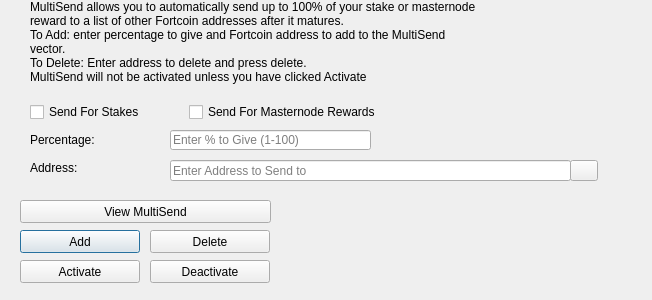
<?xml version="1.0" encoding="UTF-8"?>
<ui version="4.0">
 <class>MultiSendDialog</class>
 <widget class="QDialog" name="MultiSendDialog">
  <property name="windowModality">
   <enum>Qt::NonModal</enum>
  </property>
  <property name="geometry">
   <rect>
    <x>0</x>
    <y>0</y>
    <width>652</width>
    <height>300</height>
   </rect>
  </property>
  <property name="windowTitle">
   <string>MultiSend</string>
  </property>
  <widget class="QLineEdit" name="multiSendPercentEdit">
   <property name="geometry">
    <rect>
     <x>170</x>
     <y>130</y>
     <width>201</width>
     <height>20</height>
    </rect>
   </property>
   <property name="toolTip">
    <string>Enter whole numbers 1 - 100</string>
   </property>
   <property name="placeholderText">
    <string>Enter % to Give (1-100)</string>
   </property>
  </widget>
  <widget class="QLineEdit" name="multiSendAddressEdit">
   <property name="geometry">
    <rect>
     <x>170</x>
     <y>160</y>
     <width>401</width>
     <height>21</height>
    </rect>
   </property>
   <property name="toolTip">
    <string/>
   </property>
   <property name="placeholderText">
    <string>Enter Address to Send to</string>
   </property>
  </widget>
  <widget class="QLabel" name="label_2">
   <property name="geometry">
    <rect>
     <x>30</x>
     <y>0</y>
     <width>451</width>
     <height>121</height>
    </rect>
   </property>
   <property name="lineWidth">
    <number>1</number>
   </property>
   <property name="text">
    <string>MultiSend allows you to automatically send up to 100% of your stake or masternode reward to a list of other Fortcoin addresses after it matures.
To Add: enter percentage to give and Fortcoin address to add to the MultiSend vector.
To Delete: Enter address to delete and press delete.
MultiSend will not be activated unless you have clicked Activate</string>
   </property>
   <property name="alignment">
    <set>Qt::AlignLeading|Qt::AlignLeft|Qt::AlignTop</set>
   </property>
   <property name="wordWrap">
    <bool>true</bool>
   </property>
  </widget>
  <widget class="QLabel" name="message">
   <property name="geometry">
    <rect>
     <x>290</x>
     <y>200</y>
     <width>351</width>
     <height>91</height>
    </rect>
   </property>
   <property name="text">
    <string/>
   </property>
  </widget>
  <widget class="QPushButton" name="addButton">
   <property name="geometry">
    <rect>
     <x>20</x>
     <y>230</y>
     <width>120</width>
     <height>23</height>
    </rect>
   </property>
   <property name="toolTip">
    <string/>
   </property>
   <property name="statusTip">
    <string>Add to MultiSend Vector</string>
   </property>
   <property name="text">
    <string>Add</string>
   </property>
  </widget>
  <widget class="QPushButton" name="disableButton">
   <property name="geometry">
    <rect>
     <x>150</x>
     <y>260</y>
     <width>120</width>
     <height>23</height>
    </rect>
   </property>
   <property name="statusTip">
    <string>Deactivate MultiSend</string>
   </property>
   <property name="text">
    <string>Deactivate</string>
   </property>
  </widget>
  <widget class="QPushButton" name="addressBookButton">
   <property name="geometry">
    <rect>
     <x>570</x>
     <y>160</y>
     <width>28</width>
     <height>21</height>
    </rect>
   </property>
   <property name="toolTip">
    <string>Choose an address from the address book</string>
   </property>
   <property name="text">
    <string/>
   </property>
   <property name="icon">
    <iconset resource="../fortcoin.qrc">
     <normaloff>:/icons/address-book</normaloff>:/icons/address-book</iconset>
   </property>
   <property name="shortcut">
    <string>Alt+A</string>
   </property>
   <property name="autoDefault">
    <bool>false</bool>
   </property>
  </widget>
  <widget class="QLabel" name="label">
   <property name="geometry">
    <rect>
     <x>30</x>
     <y>130</y>
     <width>121</width>
     <height>20</height>
    </rect>
   </property>
   <property name="toolTip">
    <string>Percentage of stake to send</string>
   </property>
   <property name="text">
    <string>Percentage:</string>
   </property>
  </widget>
  <widget class="QLabel" name="label_5">
   <property name="geometry">
    <rect>
     <x>30</x>
     <y>160</y>
     <width>111</width>
     <height>16</height>
    </rect>
   </property>
   <property name="toolTip">
    <string>Address to send portion of stake to</string>
   </property>
   <property name="text">
    <string>Address:</string>
   </property>
  </widget>
  <widget class="QPushButton" name="deleteButton">
   <property name="geometry">
    <rect>
     <x>150</x>
     <y>230</y>
     <width>120</width>
     <height>23</height>
    </rect>
   </property>
   <property name="toolTip">
    <string/>
   </property>
   <property name="statusTip">
    <string>Delete Address From MultiSend Vector</string>
   </property>
   <property name="text">
    <string>Delete</string>
   </property>
  </widget>
  <widget class="QPushButton" name="activateButton">
   <property name="geometry">
    <rect>
     <x>20</x>
     <y>260</y>
     <width>120</width>
     <height>23</height>
    </rect>
   </property>
   <property name="statusTip">
    <string>Activate MultiSend</string>
   </property>
   <property name="text">
    <string>Activate</string>
   </property>
  </widget>
  <widget class="QPushButton" name="viewButton">
   <property name="geometry">
    <rect>
     <x>20</x>
     <y>200</y>
     <width>251</width>
     <height>23</height>
    </rect>
   </property>
   <property name="toolTip">
    <string/>
   </property>
   <property name="statusTip">
    <string>View MultiSend Vector</string>
   </property>
   <property name="text">
    <string>View MultiSend</string>
   </property>
  </widget>
  <widget class="QWidget" name="horizontalLayoutWidget">
   <property name="geometry">
    <rect>
     <x>30</x>
     <y>100</y>
     <width>351</width>
     <height>24</height>
    </rect>
   </property>
   <layout class="QHBoxLayout" name="horizontalLayout">
    <item>
     <widget class="QCheckBox" name="multiSendStakeCheckBox">
      <property name="text">
       <string>Send For Stakes</string>
      </property>
     </widget>
    </item>
    <item>
     <widget class="QCheckBox" name="multiSendMasternodeCheckBox">
      <property name="text">
       <string>Send For Masternode Rewards</string>
      </property>
     </widget>
    </item>
   </layout>
  </widget>
 </widget>
 <resources>
  <include location="../fortcoin.qrc"/>
 </resources>
 <connections/>
</ui>
